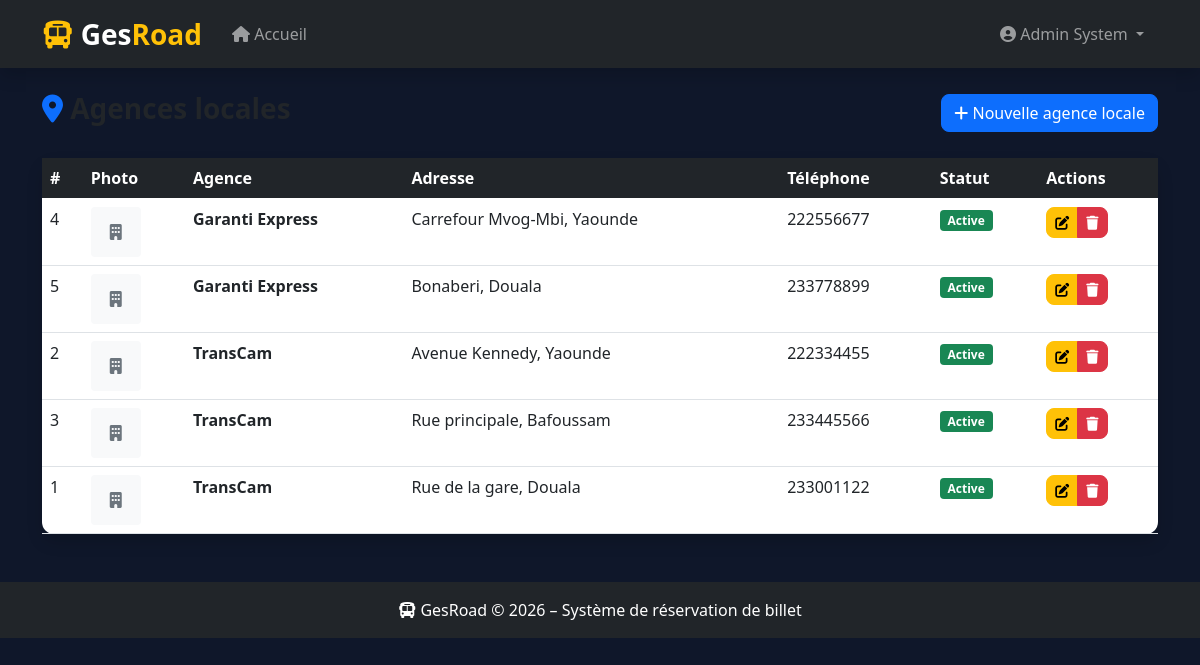
Page /index.php?controller=admin&action=listeAgencesLocales (signed in) on the committed database.
### tables this page shows
CREATE TABLE `agence_locale` (
  `id` int(11) NOT NULL AUTO_INCREMENT,
  `agence_id` int(11) DEFAULT NULL,
  `addresse` varchar(254) DEFAULT NULL,
  `telephone` varchar(254) DEFAULT NULL,
  `statut` int(11) DEFAULT NULL,
  `photo` varchar(255) DEFAULT NULL,
  PRIMARY KEY (`id`),
  KEY `FK_Association_1` (`agence_id`),
  CONSTRAINT `FK_Association_1` FOREIGN KEY (`agence_id`) REFERENCES `agence` (`id`)
);

CREATE TABLE `agence` (
  `id` int(11) NOT NULL AUTO_INCREMENT,
  `nom` varchar(254) DEFAULT NULL,
  `description` varchar(254) DEFAULT NULL,
  `logo` varchar(254) DEFAULT NULL,
  `devise` varchar(254) DEFAULT NULL,
  PRIMARY KEY (`id`)
);

### controllers/admincontrollers.php (called while the page is built, shortened)
<?php
require_once MODELS . '/AgenceLocale.php';
class AdminController {
    private $agenceLocale;
    public function __construct($pdo) {
        $this->agenceLocale = new AgenceLocale($pdo);
    }
    public function listeAgencesLocales() {
        $agences_locales = $this->agenceLocale->lister();
        require_once VIEWS . '/admin/agence_locale/liste.php';
    }
}
?>

### models/agencelocale.php (called while the page is built, shortened)
<?php
class AgenceLocale {
    private $pdo;
    public function __construct($pdo) {
        $this->pdo = $pdo;
    }
    public function lister() {
        $stmt = $this->pdo->prepare("
            SELECT al.*, a.nom AS nom_agence
            FROM agence_locale al
            JOIN agence a ON a.id = al.agence_id
            ORDER BY a.nom ASC
        ");
        $stmt->execute();
        return $stmt->fetchAll(PDO::FETCH_ASSOC);
    }
}
?>

### views/admin/agence_locale/liste.php (the view, shortened to what this page needs)
<?php include ROOT . '/views/layout.php'; ?>
<div class="d-flex justify-content-between align-items-center mb-4">
    <h3 class="fw-bold">
        <i class="fas fa-map-marker-alt text-primary"></i> Agences locales
    </h3>
    <a href="<?= BASE_URL ?>/index.php?controller=admin&action=creerAgenceLocale"
       class="btn btn-primary">
        <i class="fas fa-plus"></i> Nouvelle agence locale
    </a>
</div>
<div class="card shadow border-0">
    <div class="card-body p-0">
        <div class="table-responsive">
            <table class="table table-hover mb-0">
                <thead class="table-dark">
                    <tr>
                        <th>#</th>
                        <th>Photo</th>
                        <th>Agence</th>
                        <th>Adresse</th>
                        <th>Téléphone</th>
                        <th>Statut</th>
                        <th>Actions</th>
                    </tr>
                </thead>
                <tbody>
                    <?php if (!empty($agences_locales)): ?>
                        <?php foreach ($agences_locales as $al): ?>
                            <tr>
                                <td><?= $al['id'] ?></td>
                                <td>
                                    <?php if ($al['photo']): ?>
                                        <img src="<?= BASE_URL ?>/uploads/agences/<?= $al['photo'] ?>"
                                             style="width:50px;height:50px;object-fit:cover;border-radius:6px;">
                                    <?php else: ?>
                                        <div class="bg-light rounded d-flex align-items-center justify-content-center"
                                             style="width:50px;height:50px;">
                                            <i class="fas fa-building text-muted"></i>
                                        </div>
                                    <?php endif; ?>
                                </td>
                                <td class="fw-bold"><?= $al['nom_agence'] ?></td>
                                <td><?= $al['addresse'] ?></td>
                                <td><?= $al['telephone'] ?></td>
                                <td>
                                    <?php if ($al['statut'] == 1): ?>
                                        <span class="badge bg-success">Active</span>
                                    <?php else: ?>
                                        <span class="badge bg-danger">Inactive</span>
                                    <?php endif; ?>
                                </td>
                                <td>
                                    <div class="btn-group">
                                        <a href="<?= BASE_URL ?>/index.php?controller=admin&action=modifierAgenceLocale&id=<?= $al['id'] ?>"
                                           class="btn btn-sm btn-warning">
                                            <i class="fas fa-edit"></i>
                                        </a>
                                        <a href="<?= BASE_URL ?>/index.php?controller=admin&action=supprimerAgenceLocale&id=<?= $al['id'] ?>"
                                           class="btn btn-sm btn-danger"
                                           onclick="return confirm('Supprimer ?')">
                                            <i class="fas fa-trash"></i>
                                        </a>
                                    </div>
                                </td>
                            </tr>
                        <?php endforeach; ?>
                    <?php endif; ?>
                </tbody>
            </table>
        </div>
    </div>
</div>
<?php include ROOT . '/views/layout_footer.php'; ?>

### assets/css/style.css (style rules this page uses)
body { background-size: cover; background-position: center; background-repeat: no-repeat; transition: background-image 1s ease-in-out; }
html, body { height: 100%; margin: 0; background-color: #0f172a; }
.card { border-radius: 12px; border: none; }
.btn { border-radius: 8px; }

### rows in the picture
agence_locale: id "4", agence.nom "Garanti Express", addresse "Carrefour Mvog-Mbi, Yaounde", telephone "222556677", statut "Active"
agence_locale: id "5", agence.nom "Garanti Express", addresse "Bonaberi, Douala", telephone "233778899", statut "Active"
agence_locale: id "2", agence.nom "TransCam", addresse "Avenue Kennedy, Yaounde", telephone "222334455", statut "Active"
agence_locale: id "3", agence.nom "TransCam", addresse "Rue principale, Bafoussam", telephone "233445566", statut "Active"
agence_locale: id "1", agence.nom "TransCam", addresse "Rue de la gare, Douala", telephone "233001122", statut "Active"

### other values in the picture
$_SESSION['user_nom'] "Admin"
$_SESSION['user_prenom'] "System"
